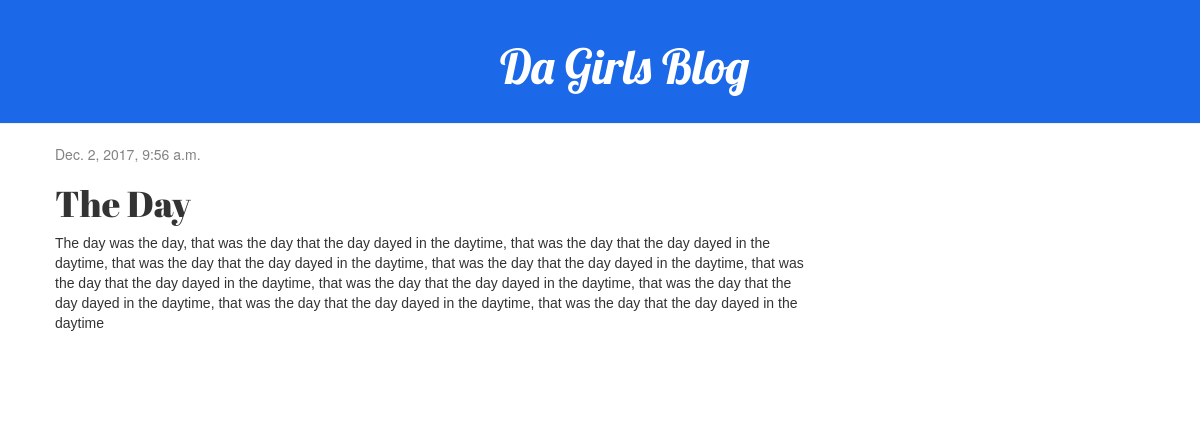
/post/1/, run on an earlier commit of the app's database.
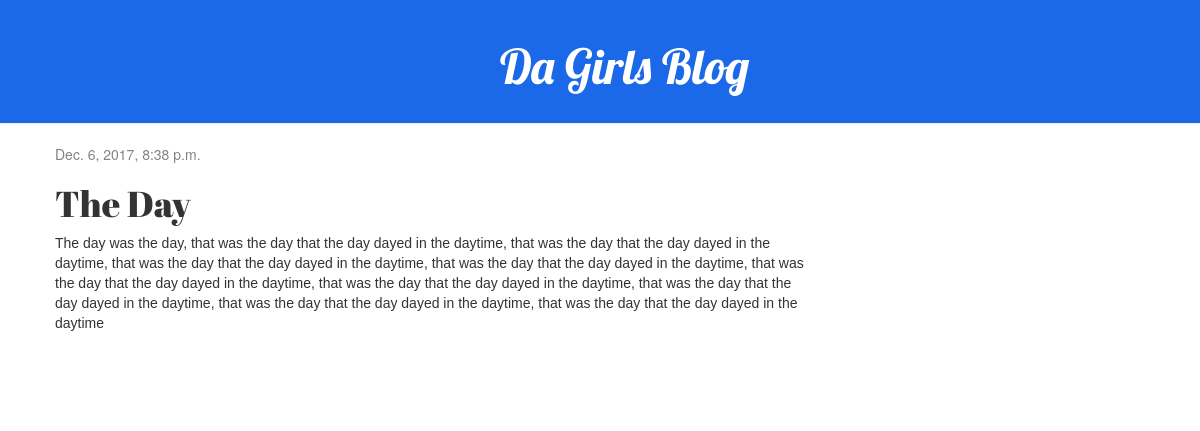
And on a later commit of the database.
### galblawg/models.py (models this page shows, shortened)
class Post(models.Model):
	author = models.ForeignKey('auth.User')
	title = models.CharField(max_length=200)
	text = models.TextField()
	created_date = models.DateTimeField(
		default=timezone.now)
	published_date = models.DateTimeField(
		blank = True, null=True)

### galblawg/views.py (the view)
# urls.py: url(r'^post/(?P<pk>\d+)/$', views.post_detail, name= 'post_detail'),
def post_detail(request, pk):
	post = get_object_or_404(Post, pk=pk)
	return render(request, 'galblawg/post_detail.html',{'post' : post})

### galblawg/templates/galblawg/post_detail.html (shortened to what this page needs)
{% extends 'galblawg/base.html' %}
{% block content %}
    <div class="post">
        {% if post.published_date %}
            <div class="date">
                {{ post.published_date }}
            </div>
        {% endif %}
        <h1>{{ post.title }}</h1>
        <p>{{ post.text|linebreaksbr }}</p>
    </div>
{% endblock %}

What changed in the data, as far as the page shows it:
changed Post "The Day": published_date "Dec. 2, 2017, 9:56 a.m." → "Dec. 6, 2017, 8:38 p.m."
